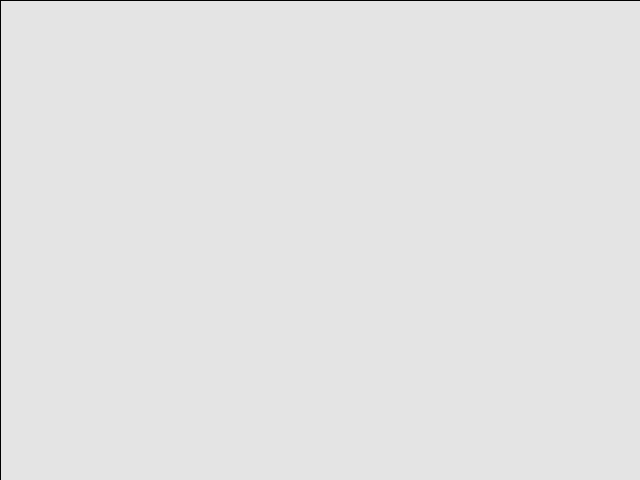
Frame 1 (no input)
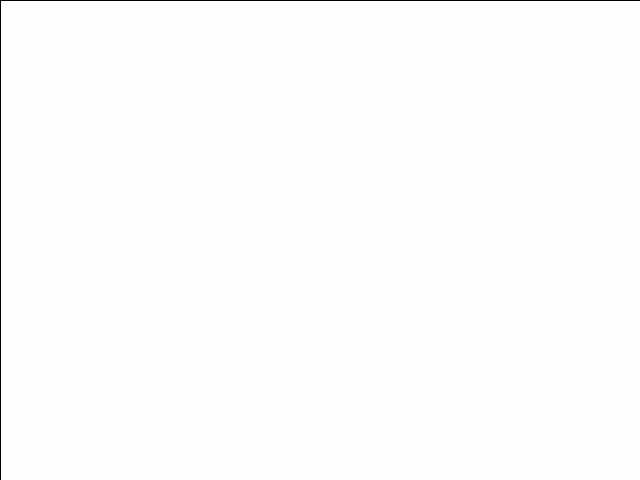
Frame 60 (the mouse pressed at the canvas centre just before this capture)
Frame 120 (the mouse held since frame 60 and released just before this capture): identical to frame 60, image omitted

The Processing sketch that drew these frames (run headless with seeded random() and noise(); from frame 60 on, the mouse is pressed at the canvas centre):

// Processing sketch: attraction
// ── attraction.pde
Mover[] mover=new Mover[20];
void setup(){
  size(640,480);
  for(int i=0;i<mover.length;i++){
    mover[i]=new Mover(random(20),random(width),random(height));
  }
}
void draw(){
  fill(255,120);
  rect(0,0,width,height);
  int j=1;
  //for(int i=0;i<mover.length-1;i++){
  //  //PVector gravity=new PVector(0,0.1*mover[i].mass);
  //  //mover[i].addForce(gravity);
  //  PVector f=mover[i].attraction(mover[j]);
  //  mover[i].addForce(f);
  //  j++;
  //  mover[i].update();
  //  mover[i].display();
  //  mover[i].checkEdge();
  //}
  //for(int i=0;i<mover.length;i++){
  //  for(int j=0;j<mover.length;j++){
  //    if(i!=j){
  //      PVector attraction=mover[j].attraction(mover[i]);
  //      mover[i].addForce(attraction);
  //    }
  //  }
  //  mover[i].update();
  //  mover[i].display();
  //  mover[i].checkEdge();
  //}
  
}

// ── Mover.pde
class Mover{
  PVector position;
  PVector velocity;
  PVector acceleration;
  float mass;
  Mover(float m,float x,float y){
    mass=m;
    position=new PVector(x,y);
    velocity=new PVector(0,0);
    acceleration=new PVector(0,0);
  }
  void addForce(PVector force){
      PVector f=PVector.div(force,mass);
      acceleration.add(f);
  }
  void update(){
    position.add(velocity);
    velocity.add(acceleration);
    acceleration.mult(0);
  }
  void display(){
    fill(position.x,position.y,120);
    noStroke();
    ellipse(position.x,position.y,mass*2,mass*2);
  }
 PVector attraction(Mover m){
   PVector dir=PVector.sub(position,m.position);
   float distance=dir.mag();
   dir.normalize();
   distance=constrain(distance,5,25);
   float attraction=(0.4*mass*m.mass)/(distance*distance);
   
   dir.mult(attraction);
   return dir;
 }
 void checkEdge(){
   if(position.x<0){
     position.x=0;
     velocity.x*=-1;
   }
   else if(position.x>width){
     position.x=width;
     velocity.x*=-1;
   }
   else if(position.y<0){
     position.y=0;
     velocity.y*=-1;
   }
   else if(position.y>height){
     position.y=height;
     velocity.y*=-1;
   }
 }
}
